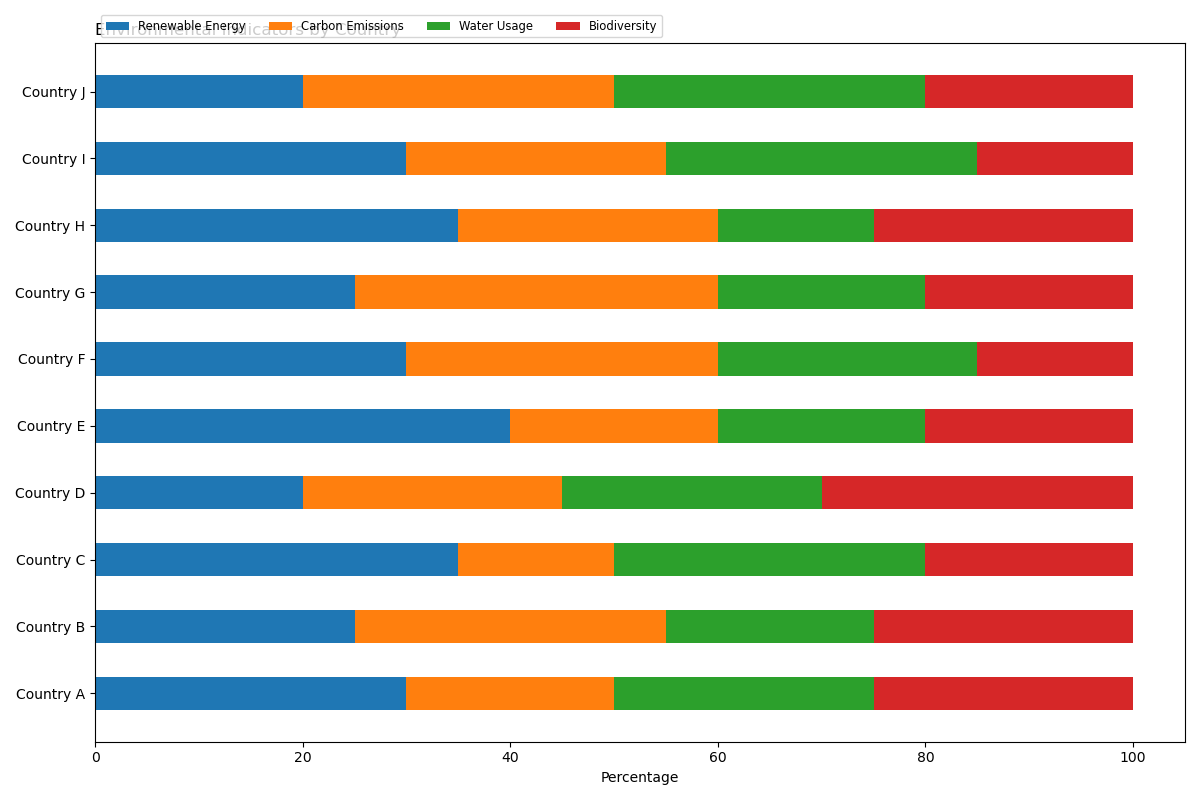

Here is the Python script that generated this plot:

import matplotlib.pyplot as plt
import numpy as np

# Data
categories = ['Country A', 'Country B', 'Country C', 'Country D', 'Country E', 
              'Country F', 'Country G', 'Country H', 'Country I', 'Country J']
renewable_energy = [30, 25, 35, 20, 40, 30, 25, 35, 30, 20]
carbon_emissions = [20, 30, 15, 25, 20, 30, 35, 25, 25, 30]
water_usage = [25, 20, 30, 25, 20, 25, 20, 15, 30, 30]
biodiversity = [25, 25, 20, 30, 20, 15, 20, 25, 15, 20]

# Stacked bar chart data
data = np.array([renewable_energy, carbon_emissions, water_usage, biodiversity])
data_cum = data.cumsum(axis=0)

# Category names and colors
category_names = ['Renewable Energy', 'Carbon Emissions', 'Water Usage', 'Biodiversity']
colors = ['#1f77b4', '#ff7f0e', '#2ca02c', '#d62728']

# Plot
fig, ax = plt.subplots(figsize=(12, 8))
bar_width = 0.5

# Plot each layer of the bar chart
for i, (colname, color) in enumerate(zip(category_names, colors)):
    widths = data[i]
    starts = data_cum[i] - widths
    ax.barh(categories, widths, left=starts, height=bar_width, label=colname, color=color)

# Add labels, title, and legend
ax.set_xlabel('Percentage')
ax.set_title('Environmental Indicators by Country', loc='left')
ax.legend(ncol=len(category_names), bbox_to_anchor=(0, 1), loc='lower left', fontsize='small')

plt.tight_layout()
plt.show()
